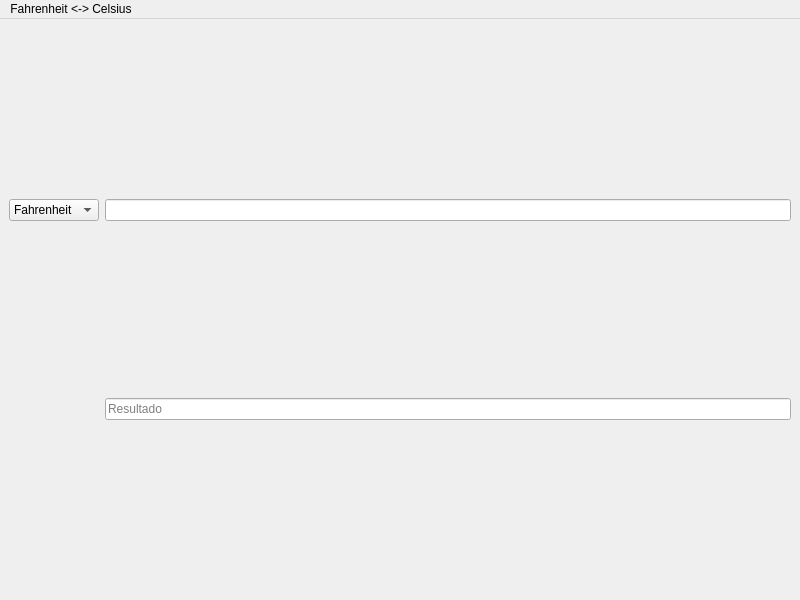
<?xml version="1.0" encoding="UTF-8"?>
<ui version="4.0">
 <class>FahrenheitCelsius</class>
 <widget class="QMainWindow" name="FahrenheitCelsius">
  <property name="geometry">
   <rect>
    <x>0</x>
    <y>0</y>
    <width>800</width>
    <height>600</height>
   </rect>
  </property>
  <property name="windowTitle">
   <string>FahrenheitCelsius</string>
  </property>
  <widget class="QWidget" name="centralwidget">
   <layout class="QGridLayout" name="gridLayout">
    <item row="0" column="0">
     <widget class="QComboBox" name="comboBox">
      <item>
       <property name="text">
        <string>Fahrenheit</string>
       </property>
      </item>
      <item>
       <property name="text">
        <string>Celsius</string>
       </property>
      </item>
     </widget>
    </item>
    <item row="0" column="1">
     <widget class="QLineEdit" name="inputUsuario"/>
    </item>
    <item row="1" column="1">
     <widget class="QLineEdit" name="resultado">
      <property name="placeholderText">
       <string>Resultado</string>
      </property>
     </widget>
    </item>
   </layout>
  </widget>
  <widget class="QMenuBar" name="menubar">
   <property name="geometry">
    <rect>
     <x>0</x>
     <y>0</y>
     <width>800</width>
     <height>23</height>
    </rect>
   </property>
   <widget class="QMenu" name="menuFahrenheit_Celsius">
    <property name="title">
     <string>Fahrenheit &lt;-&gt; Celsius</string>
    </property>
   </widget>
   <addaction name="menuFahrenheit_Celsius"/>
  </widget>
 </widget>
 <resources/>
 <connections/>
</ui>
